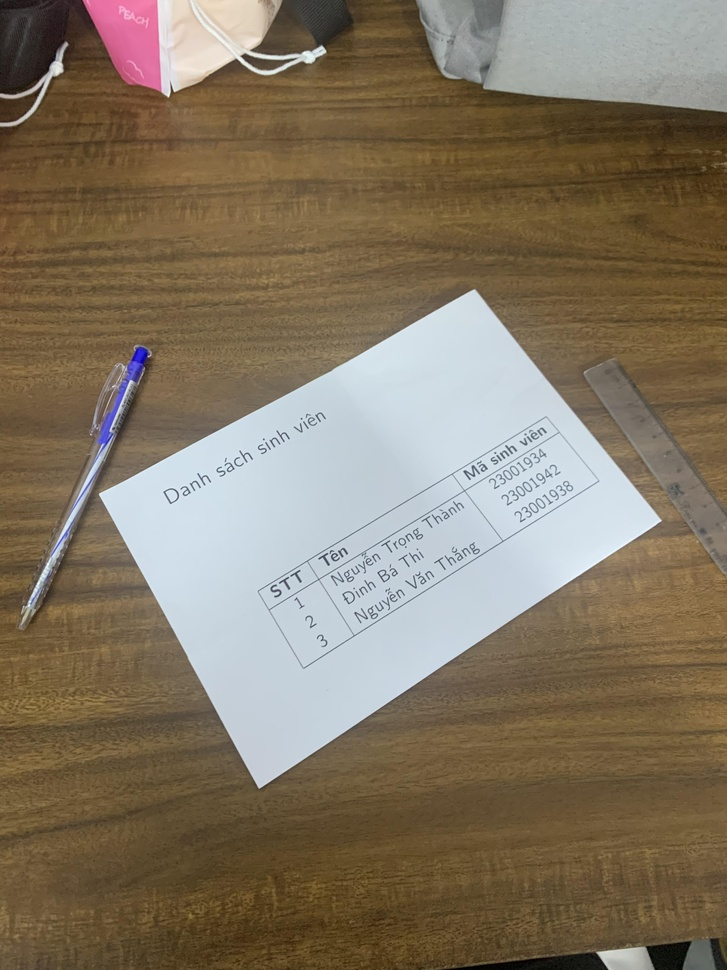
#> input picture dataset/images/imgs_12.jpg, 727 x 970 px, shrunk from 3024 x 4032 before the run
$ python -i image_utils.py   (imports and definitions only)   (older library calls are emulated)
#> lines starting #> are read from the running program, lines starting #| are printed output that depends on the picture
#> further down, picture is the input picture: shape (970, 727, 3); mean B, G, R 98.6, 118, 131.1
import cv2
import numpy as np
import matplotlib.pyplot as plt
from pathlib import Path


# [98 lines left out: functions show, read_gray, read_rgb, not called in this run]


_COLOR_MAP = {
    ("bgr", "rgb"):   cv2.COLOR_BGR2RGB,
    ("bgr", "gray"):  cv2.COLOR_BGR2GRAY,
    ("bgr", "hsv"):   cv2.COLOR_BGR2HSV,
    ("bgr", "lab"):   cv2.COLOR_BGR2LAB,
    ("bgr", "hls"):   cv2.COLOR_BGR2HLS,
    ("bgr", "yuv"):   cv2.COLOR_BGR2YUV,
    ("bgr", "ycrcb"): cv2.COLOR_BGR2YCrCb,
    ("bgr", "xyz"):   cv2.COLOR_BGR2XYZ,
    ("rgb", "bgr"):   cv2.COLOR_RGB2BGR,
    ("rgb", "gray"):  cv2.COLOR_RGB2GRAY,
    ("rgb", "hsv"):   cv2.COLOR_RGB2HSV,
    ("rgb", "lab"):   cv2.COLOR_RGB2LAB,
    ("gray", "bgr"):  cv2.COLOR_GRAY2BGR,
    ("gray", "rgb"):  cv2.COLOR_GRAY2RGB,
    ("hsv", "bgr"):   cv2.COLOR_HSV2BGR,
    ("hsv", "rgb"):   cv2.COLOR_HSV2RGB,
    ("lab", "bgr"):   cv2.COLOR_LAB2BGR,
    ("lab", "rgb"):   cv2.COLOR_LAB2RGB,
    ("hls", "bgr"):   cv2.COLOR_HLS2BGR,
    ("yuv", "bgr"):   cv2.COLOR_YUV2BGR,
    ("ycrcb", "bgr"): cv2.COLOR_YCrCb2BGR,
    ("xyz", "bgr"):   cv2.COLOR_XYZ2BGR,
}


def convert(img, src, dst):
    """
    Chuyển đổi ảnh giữa các hệ màu.

    Args:
        img:  ảnh numpy array
        src:  hệ màu nguồn  — "bgr" | "rgb" | "gray" | "hsv" | "lab" | "hls" | "yuv" | "ycrcb" | "xyz"
        dst:  hệ màu đích   — như trên

    Returns:
        np.ndarray: ảnh đã chuyển đổi

    Ví dụ:
        gray = convert(img, "bgr", "gray")
        hsv  = convert(img, "bgr", "hsv")
        lab  = convert(img, "bgr", "lab")
    """
#> called with src = 'bgr', dst = 'gray'
    src, dst = src.lower(), dst.lower()
    if src == dst:
        return img.copy()
    key = (src, dst)
    if key not in _COLOR_MAP:
        supported = sorted({k[0] for k in _COLOR_MAP} | {k[1] for k in _COLOR_MAP})
        raise ValueError(f"Không hỗ trợ chuyển '{src}' → '{dst}'. Các hệ màu hiện có: {supported}")
    result = cv2.cvtColor(img, _COLOR_MAP[key])
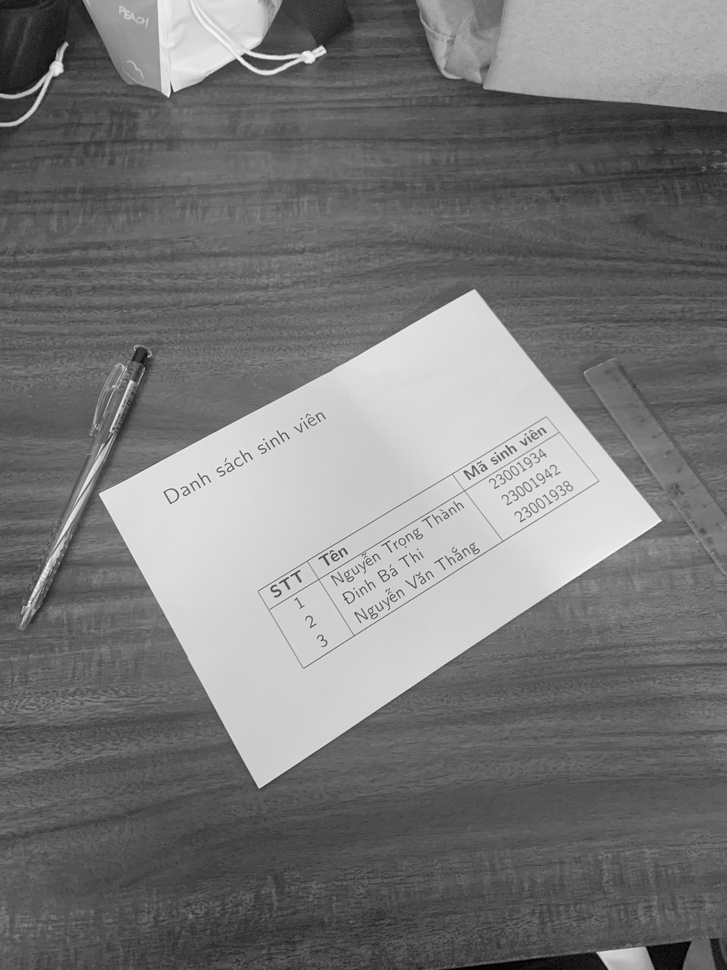
#> result: shape (970, 727); min 0, max 253, mean 119.7
    print(f"[convert] {src.upper()} → {dst.upper()} | shape: {img.shape} → {result.shape}")
#| [convert] BGR → GRAY | shape: (970, 727, 3) → (970, 727)
    return result


def blur_gaussian(img, ksize=5, sigma=0):
    """
    Làm mờ Gaussian — khử nhiễu nhẹ, giữ biên tương đối.

    Args:
        ksize (int): kích thước kernel, số lẻ (VD: 3, 5, 7)
        sigma (float): độ lệch chuẩn; 0 = tự tính từ ksize
    """
#> called with ksize = 5, sigma = 0
    if ksize % 2 == 0:
        ksize += 1
    return cv2.GaussianBlur(img, (ksize, ksize), sigma)


# [117 lines left out: functions blur_median, blur_bilateral, blur_box, sharpen, equalize_hist, clahe and 3 more, not called in this run]


def canny_edge(img, low=50, high=150, blur_ksize=5):
    """
    Phát hiện biên Canny.

    Args:
        low (int): ngưỡng thấp
        high (int): ngưỡng cao, thường = 2–3x low
        blur_ksize (int): kích thước kernel Gaussian làm mờ trước Canny
    """
    if img.ndim == 3:
        img = convert(img, "bgr", "gray")
    blurred = blur_gaussian(img, ksize=blur_ksize)
    return cv2.Canny(blurred, low, high)
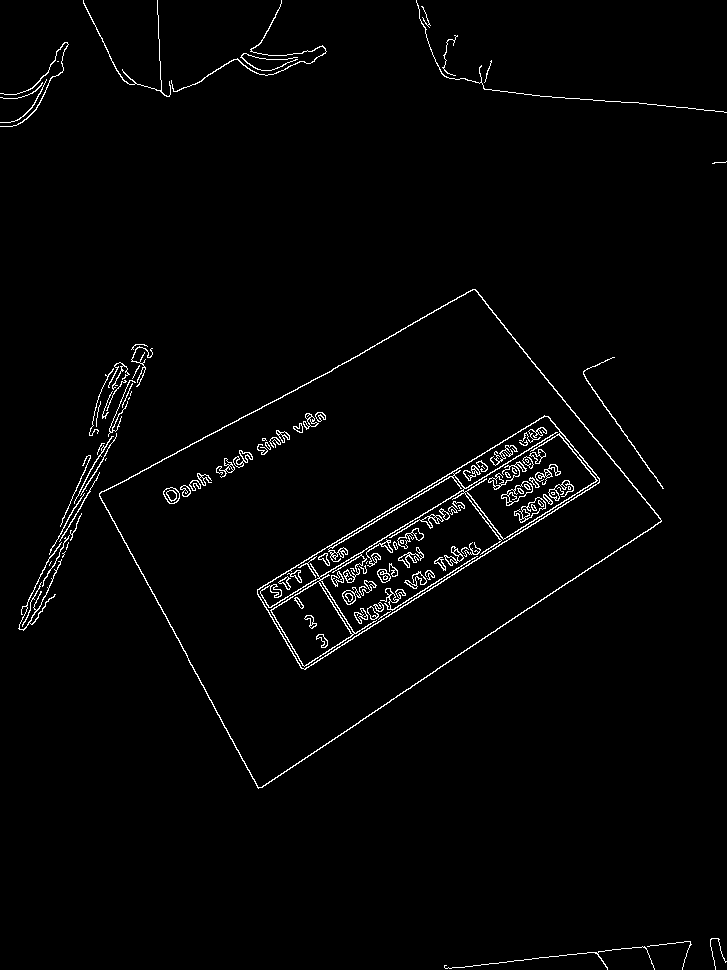
#> returned value: shape (970, 727); 2% white in thin lines or dots

>>> import cv2
>>> picture = cv2.imread('dataset/images/imgs_12.jpg')
>>> result = canny_edge(picture)

$ run again, on dataset/images/imgs_14.jpg
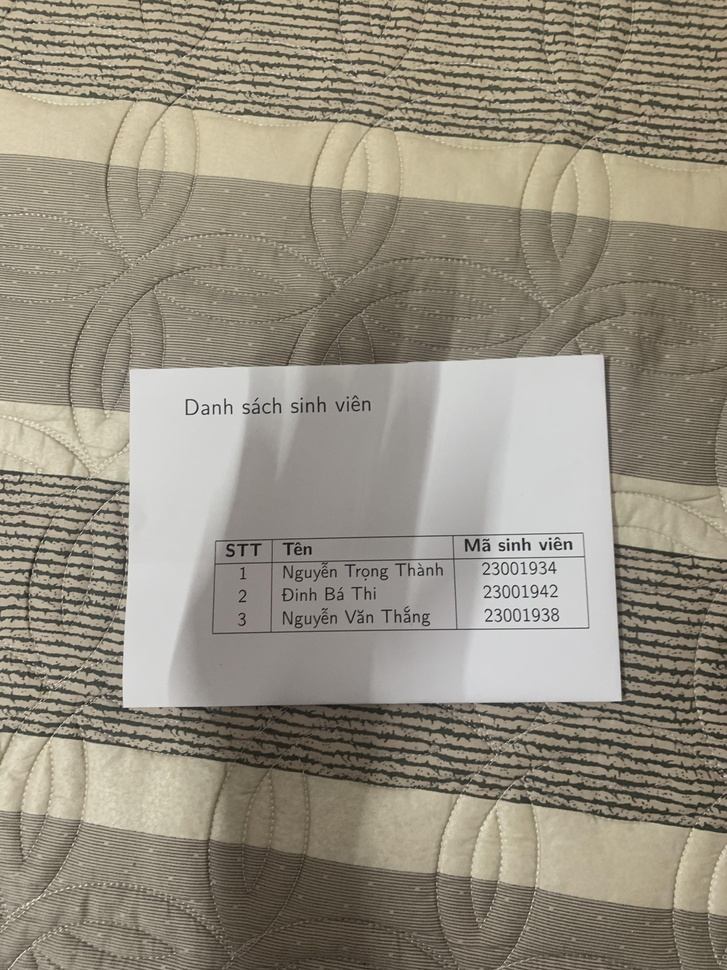
#> input picture dataset/images/imgs_14.jpg, 727 x 970 px, shrunk from 3024 x 4032 before the run
#> picture is the input picture: shape (970, 727, 3); mean B, G, R 127.6, 142.3, 148.9
#> in convert, `result = cv2.cvtColor(img, _COLOR_MAP[key])`:
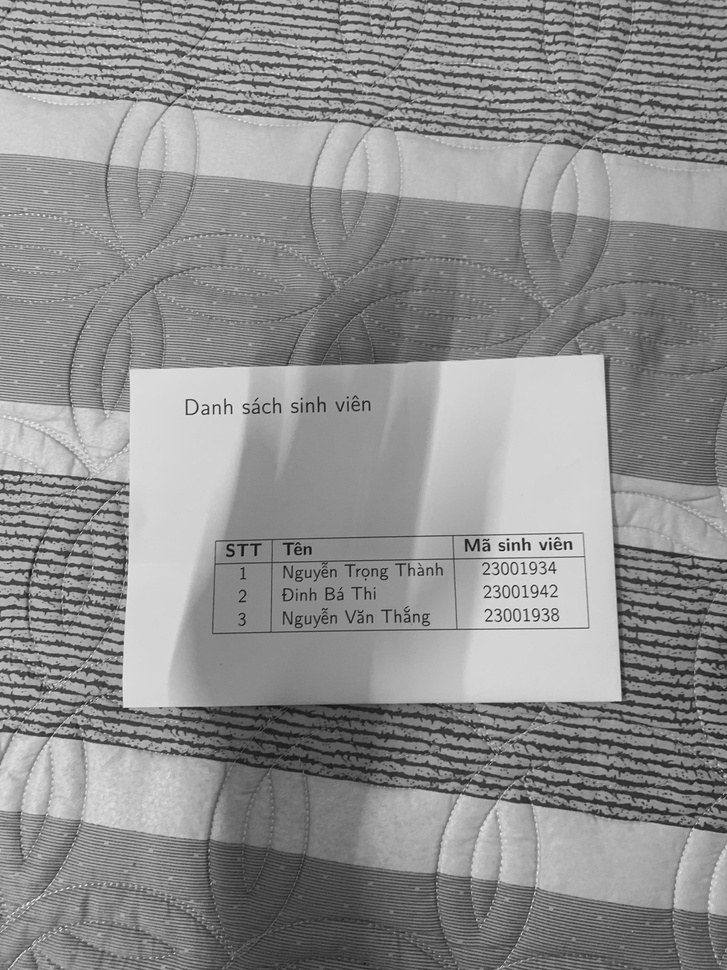
#> result: shape (970, 727); min 7, max 252, mean 142.6
#| [convert] BGR → GRAY | shape: (970, 727, 3) → (970, 727)
#> in canny_edge, `return cv2.Canny(blurred, low, high)`:
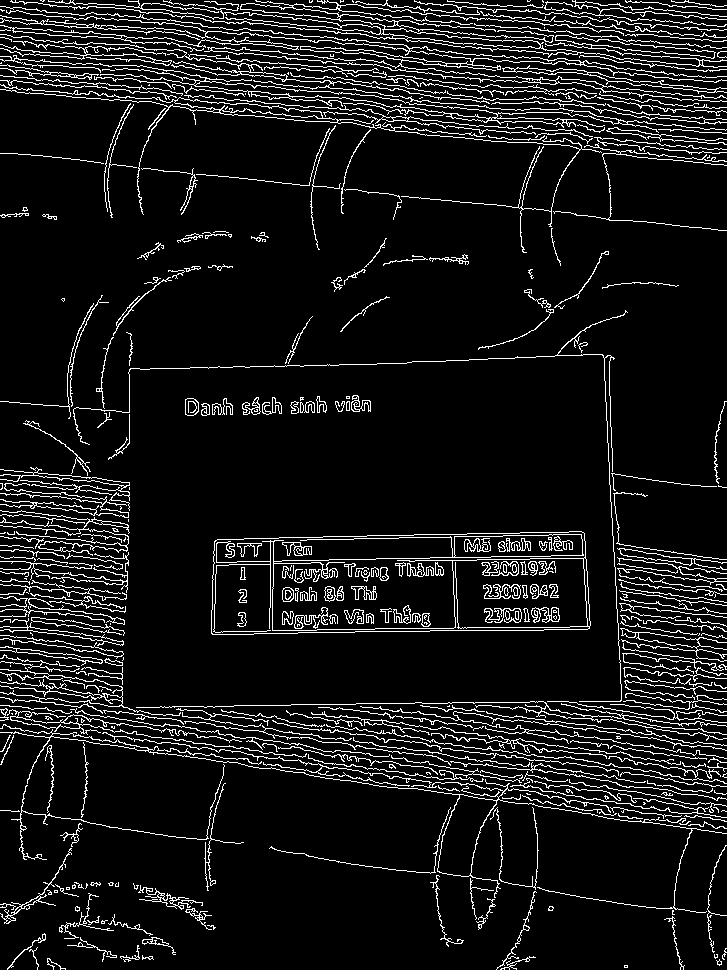
#> returned value: shape (970, 727); 8.9% white in thin lines or dots

$ run again, on dataset/images/imgs_17.jpg
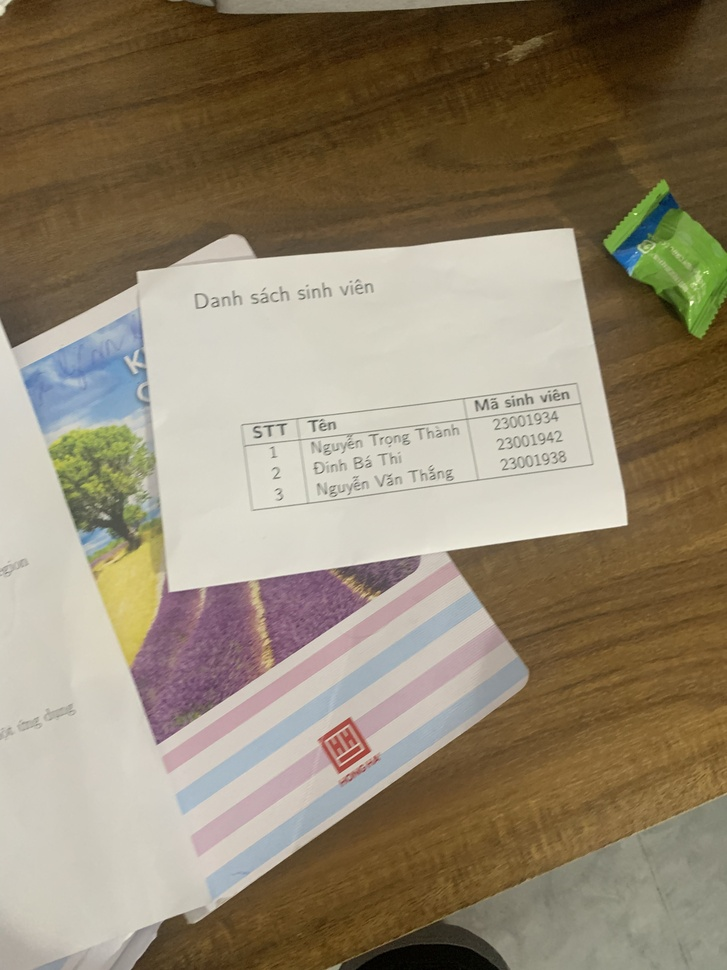
#> input picture dataset/images/imgs_17.jpg, 727 x 970 px, shrunk from 3024 x 4032 before the run
#> picture is the input picture: shape (970, 727, 3); mean B, G, R 110, 132.2, 145.1
#> in convert, `result = cv2.cvtColor(img, _COLOR_MAP[key])`:
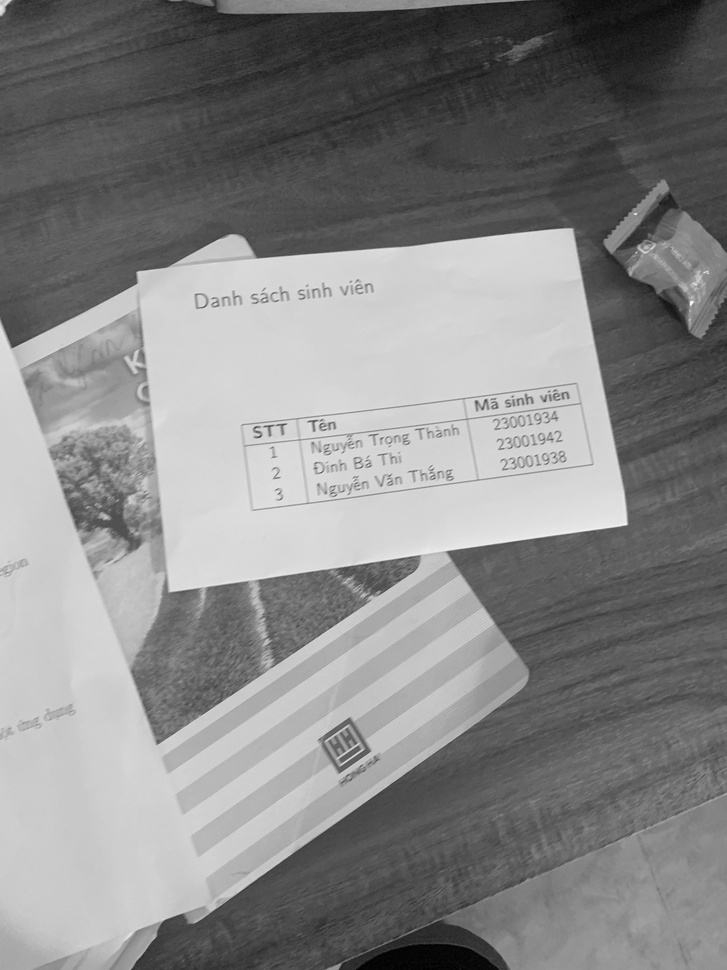
#> result: shape (970, 727); min 0, max 249, mean 133.5
#| [convert] BGR → GRAY | shape: (970, 727, 3) → (970, 727)
#> in canny_edge, `return cv2.Canny(blurred, low, high)`:
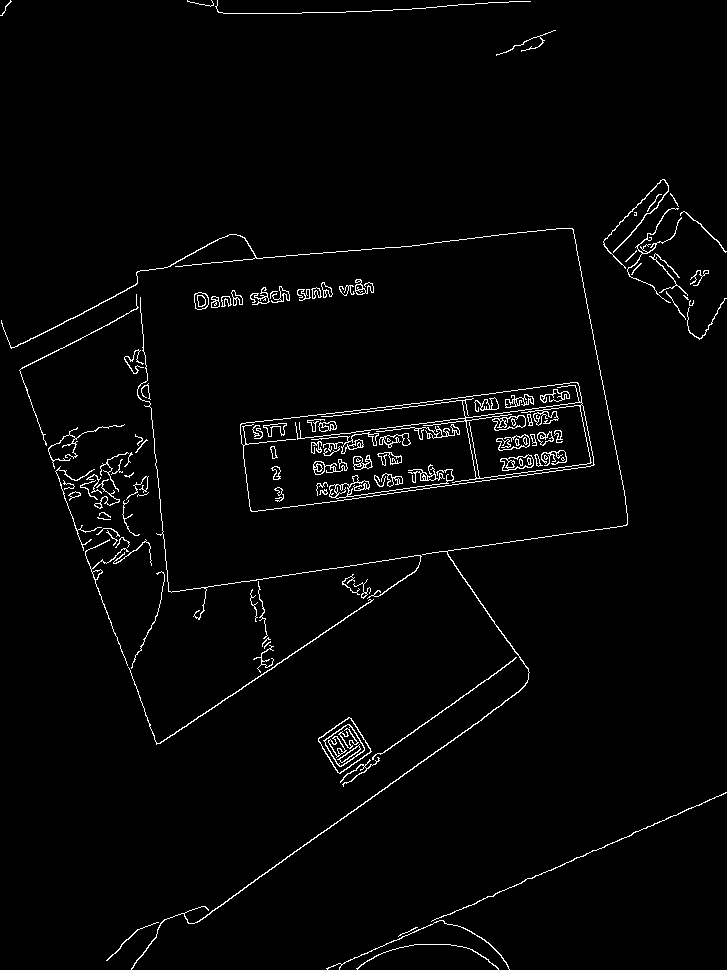
#> returned value: shape (970, 727); 2.3% white in thin lines or dots

$ run again, on dataset/images/imgs_20.jpg
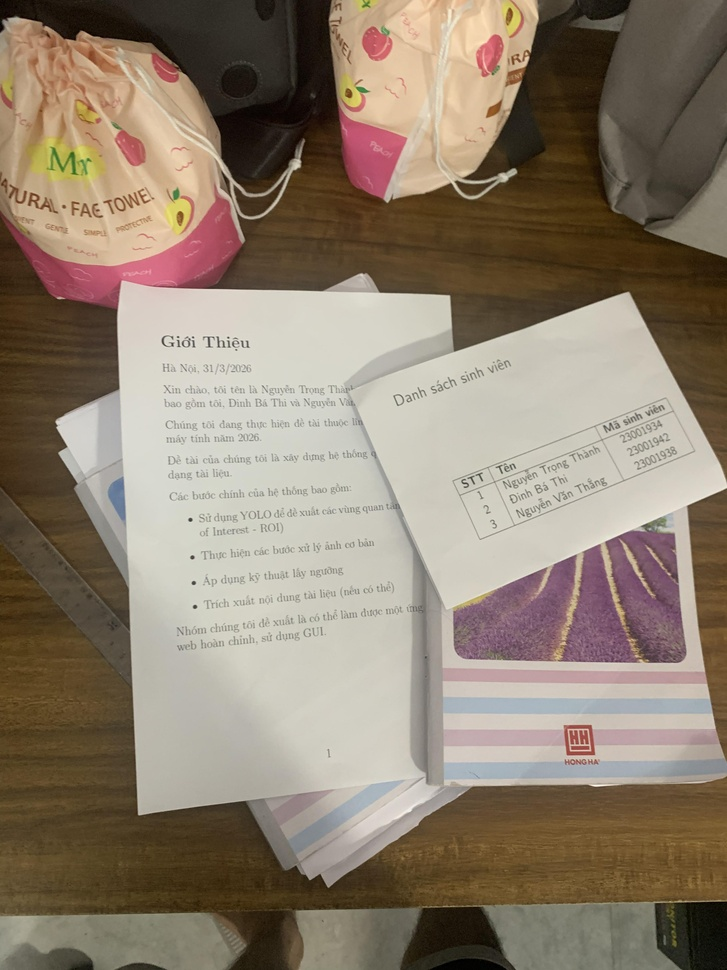
#> input picture dataset/images/imgs_20.jpg, 727 x 970 px, shrunk from 3024 x 4032 before the run
#> picture is the input picture: shape (970, 727, 3); mean B, G, R 111.1, 127.9, 142
#> in convert, `result = cv2.cvtColor(img, _COLOR_MAP[key])`:
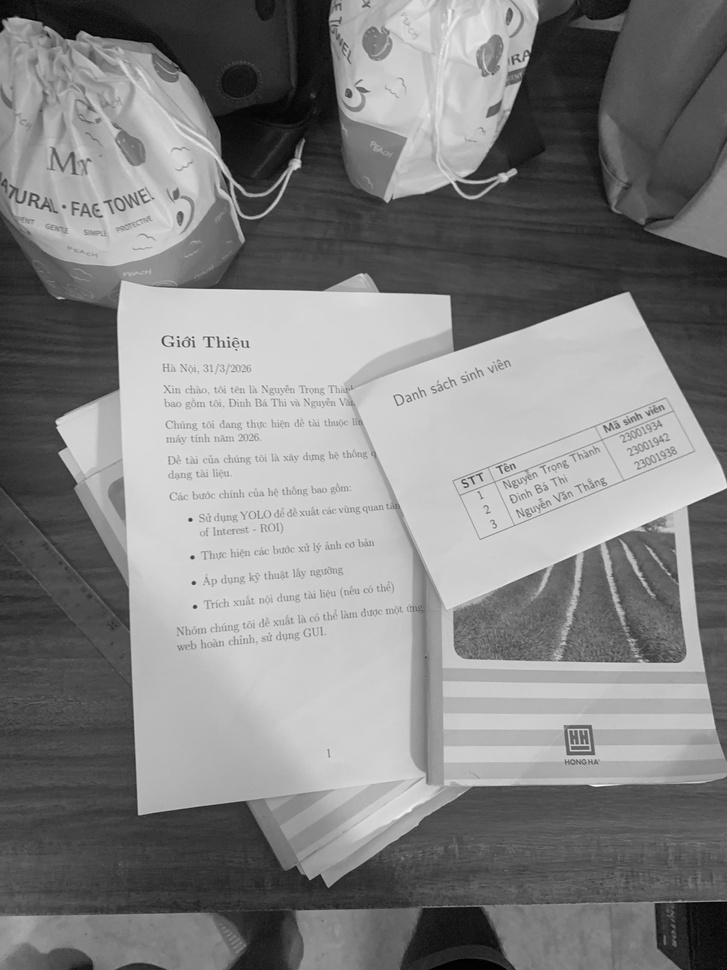
#> result: shape (970, 727); min 0, max 250, mean 130.2
#| [convert] BGR → GRAY | shape: (970, 727, 3) → (970, 727)
#> in canny_edge, `return cv2.Canny(blurred, low, high)`:
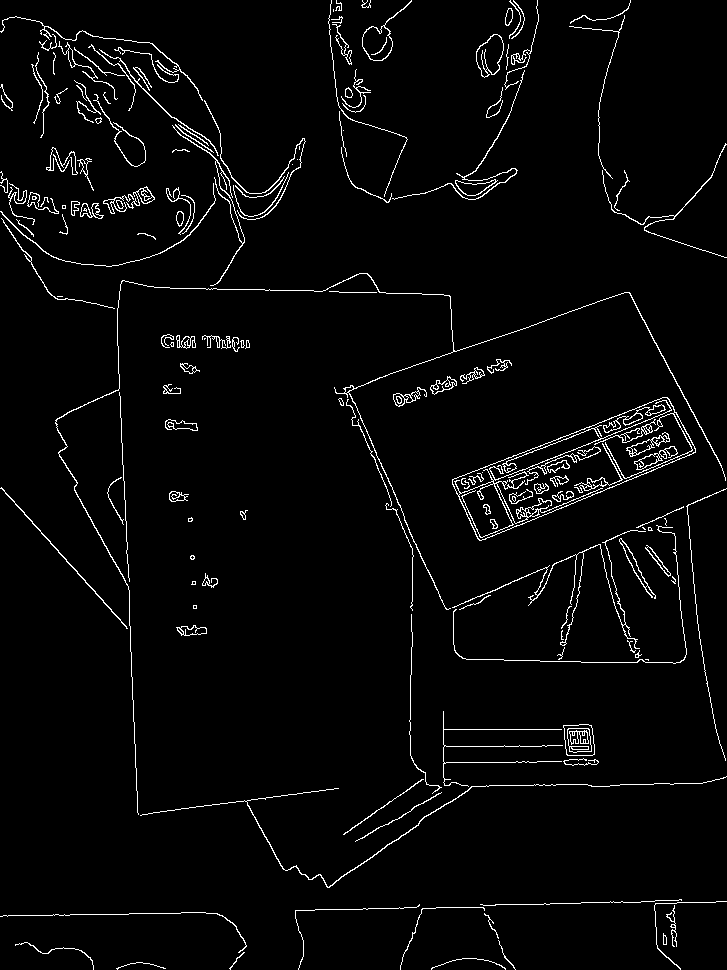
#> returned value: shape (970, 727); 3.1% white in thin lines or dots
